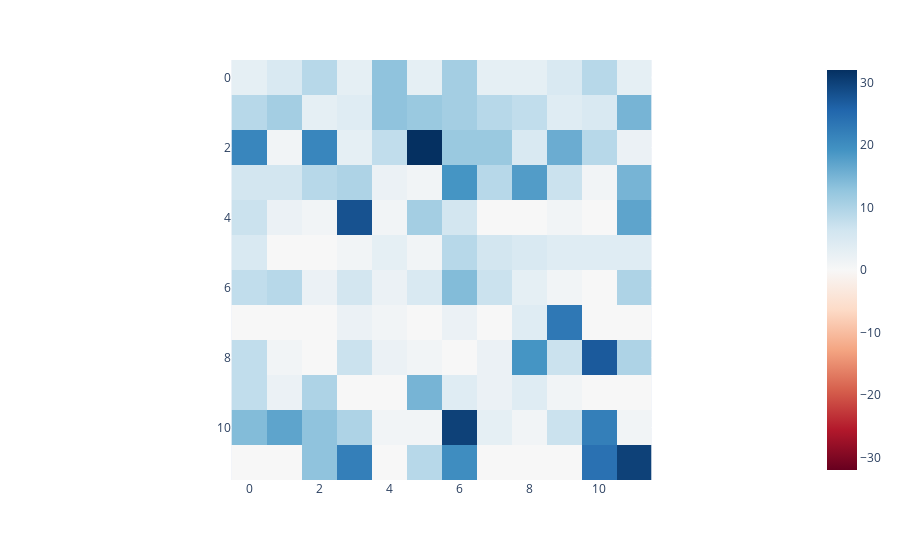

Source (notebook cell):
### Code cell
imshow(unique_to_positive_array)

### Figure 1 — Plotly figure (JSON) as saved in the notebook; plotly's stock layout.template omitted (floating-point values rounded to 4 significant figures; data arrays with more than 128 entries replaced by an {"elided": "..."} marker saying what was removed)
{"data": [{"coloraxis": "coloraxis", "hovertemplate": "x: %{x}<br>y: %{y}<br>color: %{z}<extra></extra>", "name": "0", "type": "heatmap", "xaxis": "x", "yaxis": "y", "z": {"elided": "12x12 int values"}}], "layout": {"coloraxis": {"cmid": 0, "colorscale": [[0, "rgb(103,0,31)"], [0.1, "rgb(178,24,43)"], [0.2, "rgb(214,96,77)"], [0.3, "rgb(244,165,130)"], [0.4, "rgb(253,219,199)"], [0.5, "rgb(247,247,247)"], [0.6, "rgb(209,229,240)"], [0.7, "rgb(146,197,222)"], [0.8, "rgb(67,147,195)"], [0.9, "rgb(33,102,172)"], [1, "rgb(5,48,97)"]]}, "margin": {"t": 60}, "xaxis": {"anchor": "y", "constrain": "domain", "domain": [0, 1], "scaleanchor": "y"}, "yaxis": {"anchor": "x", "autorange": "reversed", "constrain": "domain", "domain": [0, 1]}}}
